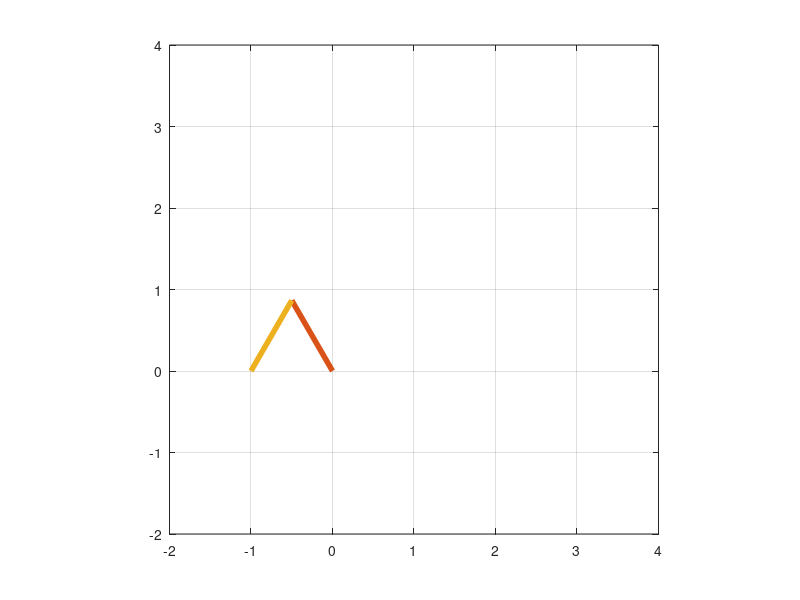

This figure's MATLAB source: (Note: this script raises an error after producing the figure.)
function step
clear all
global s1 s2 l1 l2 m1 m2 I1 I2 g v1 cx1 cy1 v2 cx2 cy2

l1=1;
l2=1;
s1=0.5;
s2=0.5;
g=9.81;
m1=1;
m2=1;
I1=m1*l1^2/12;
I2=m2*l2^2/12;

theta1=pi*2/3;
theta2=pi/3;

TSPAN=[0:1E-2:16];
X0=[s1*cos(theta1) s1*sin(theta1) theta1 l1*cos(theta1)-(l1-s1)*cos(theta2) l1*sin(theta1)-(l1-s1)*sin(theta2) theta2 0 0 0 0 0 0]';
[t,X]=ode45(@func,TSPAN,X0);

for i=1:length(X)
    figure(1);
    plot([0,0],[0,0]);
    grid;
    axis square;
    xmin=-2; xmax=4; ymin=-2; ymax=4;
    axis([xmin,xmax,ymin,ymax]);
    hold on;
    xQ=X(i,1)-s1*cos(X(i,3));
    yQ=X(i,2)-s1*sin(X(i,3));
    xP1=X(i,1)+(l1-s1)*cos(X(i,3));
    yP1=X(i,2)+(l1-s1)*sin(X(i,3));
    xP2=X(i,4)+(l2-s2)*cos(X(i,6));
    yP2=X(i,5)+(l2-s2)*sin(X(i,6));
    xR=X(i,4)-s2*cos(X(i,6));
    yR=X(i,5)-s2*sin(X(i,6));
    plot([xQ,xP1],[yQ,yP1],'linewidth',4);
    plot([xR,xP2],[yR,yP2],'linewidth',4);
    drawnow
    hold off
    set(1,'doublebuffer','on')
end

function dXdt=func(t,X)
global s1 s2 l1 l2 m1 m2 I1 I2 g v1 cx1 cy1 v2 cx2 cy2 theta1 theta2

theta1=pi*2/3;
theta2=pi/3;
if 0<=t&&t<=4
    v1=0;
    v2=0.5;
    cx1=0;
    cx2=-1;
    cy1=0;
    cy2=0;
elseif 4<t&&t<=8
    v1=0.5;
    v2=0;
    cx1=-2;
    cx2=1;
    cy1=0;
    cy2=0;
elseif 8<t&&t<=12
    v1=0;
    v2=0.5;
    cx1=2;
    cx2=-3;
    cy1=0;
    cy2=0;
elseif 12<t&&t<=16
    v1=0.5;
    v2=0;
    cx1=-4;
    cx2=3;
    cy1=0;
    cy2=0;    
end


M1=[m1 0 0;
    0 m1 0;
    0 0 I1];
M2=[m2 0 0;
    0 m2 0;
    0 0 I2];
Q=[0;
    -m1*g;
    0;
    0;
    -m2*g;
    0];
Cq1=[1 0 -(l1-s1)*sin(X(3));
    0 1 (l1-s1)*cos(X(3));
    1 0 s1*sin(X(3));
    0 1 -s1*cos(X(3));
    0 0 0;
    0 0 0];

Cq2=[-1 0 (l2-s2)*sin(X(6));
    0 -1 -(l2-s2)*cos(X(6));
    0 0 0;
    0 0 0;
    1 0 s2*sin(X(6));
    0 1 -s2*cos(X(6))];
A=[M1         zeros(3,3) Cq1';
   zeros(3,3) M2         Cq2';
   Cq1        Cq2        zeros(6,6)];
 
alph=500;
beta=500;

C=[X(1)+(l1-s1)*cos(X(3))-X(4)-(l2-s2)*cos(X(6));
    X(2)+(l1-s1)*sin(X(3))-X(5)-(l2-s2)*sin(X(6));
    X(1)-s1*cos(X(3))-(v1*t+cx1);
    X(2)-s1*sin(X(3))-cy1;
    X(4)-s2*cos(X(6))-(v2*t+cx2);
    X(5)-s2*sin(X(6))-cy2];

C1=[X(7)-(l1-s1)*sin(X(3))*X(9)-X(10)+(l2-s2)*sin(X(6))*X(12);
    X(8)+(l1-s1)*cos(X(3))*X(9)-X(11)-(l2-s2)*cos(X(6))*X(12);
    X(7)+s1*sin(X(3))*X(9)-v1;
    X(8)-s1*cos(X(3))*X(9);
    X(10)+s2*sin(X(6))*X(12)-v2;
    X(11)-s2*cos(X(6))*X(12)];

Gm=[-(l1-s1)*cos(X(3))*X(9)^2+(l2-s2)*cos(X(6))*X(12)^2;
    -(l1-s1)*sin(X(3))*X(9)^2+(l2-s2)*sin(X(6))*X(12)^2;
    s1*cos(X(3))*X(9)^2;
    s1*sin(X(3))*X(9)^2;
    s2*cos(X(6))*X(12)^2;
    s2*sin(X(6))*X(12)^2]-2*alph*C1-(beta^2)*C;

RHS=[Q;
    Gm];
ACC=A\RHS;
dXdt=zeros(6,1);
dXdt(1:6)=X(7:12);
dXdt(7:12)=ACC(1:6);
